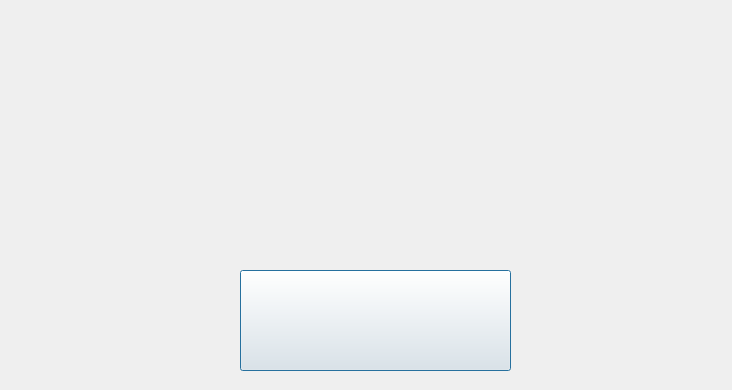
<?xml version="1.0" encoding="UTF-8"?>
<ui version="4.0">
 <class>Start</class>
 <widget class="QDialog" name="Start">
  <property name="geometry">
   <rect>
    <x>0</x>
    <y>0</y>
    <width>732</width>
    <height>390</height>
   </rect>
  </property>
  <property name="minimumSize">
   <size>
    <width>732</width>
    <height>390</height>
   </size>
  </property>
  <property name="windowTitle">
   <string>Dialog</string>
  </property>
  <widget class="QPushButton" name="pushButton">
   <property name="geometry">
    <rect>
     <x>240</x>
     <y>270</y>
     <width>271</width>
     <height>101</height>
    </rect>
   </property>
   <property name="styleSheet">
    <string notr="true">border-image: url(:/image/Start_.png);
</string>
   </property>
   <property name="text">
    <string/>
   </property>
  </widget>
 </widget>
 <resources/>
 <connections/>
</ui>
